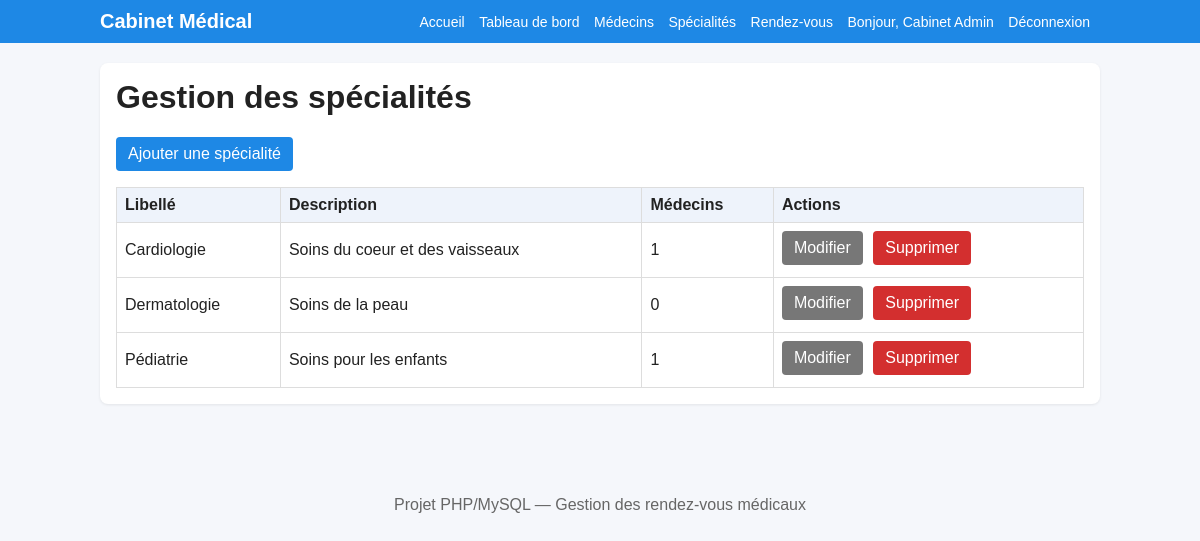
Screenshot of /admin/specialites/liste.php (signed in) with the database file from the repository.
### tables this page shows
CREATE TABLE specialites (
    id INT AUTO_INCREMENT PRIMARY KEY,
    libelle VARCHAR(100) NOT NULL,
    description TEXT
);

### includes/fonctions.php (called while the page is built, shortened)
<?php
function e($value) {
    return htmlspecialchars($value ?? '', ENT_QUOTES, 'UTF-8');
}
?>

### admin/specialites/liste.php (the view, shortened to what this page needs)
<?php
require_once __DIR__ . '/../../config/database.php';
require_once __DIR__ . '/../../includes/header.php';
$specialites = $pdo->query('SELECT s.*, (SELECT COUNT(*) FROM medecins m WHERE m.id_specialite=s.id) AS nb_medecins FROM specialites s ORDER BY libelle')->fetchAll();
?>
<div class="card">
    <h1>Gestion des spécialités</h1>
    <p><a class="btn" href="ajouter.php">Ajouter une spécialité</a></p>
    <table><tr><th>Libellé</th><th>Description</th><th>Médecins</th><th>Actions</th></tr>
    <?php foreach ($specialites as $s): ?><tr>
        <td><?php echo e($s['libelle']); ?></td>
        <td><?php echo e($s['description']); ?></td>
        <td><?php echo e($s['nb_medecins']); ?></td>
        <td class="actions">
            <a class="btn btn-secondary" href="modifier.php?id=<?php echo $s['id']; ?>">Modifier</a>
            <a class="btn btn-danger" href="liste.php?supprimer=<?php echo $s['id']; ?>" onclick="return confirm('Supprimer cette spécialité ?');">Supprimer</a>
        </td>
    </tr><?php endforeach; ?></table>
</div>
<?php require_once __DIR__ . '/../../includes/footer.php'; ?>

### assets/css/style.css (style rules this page uses)
* { box-sizing: border-box; }
body { margin: 0; font-family: Arial, sans-serif; background: #f5f7fb; color: #222; }
.card { background: #fff; padding: 16px; border-radius: 8px; margin-bottom: 16px; box-shadow: 0 1px 3px rgba(0,0,0,0.08); }
h1, h2, h3 { margin-top: 0; }
table { width: 100%; border-collapse: collapse; background: #fff; }
th, td { border: 1px solid #ddd; padding: 8px; text-align: left; }
th { background: #eef3fb; }
button, .btn { background: #1e88e5; color: #fff; border: none; cursor: pointer; padding: 8px 12px; display: inline-block; width: auto; text-decoration: none; border-radius: 4px; }
.btn-secondary { background: #777; }
.btn-danger { background: #d32f2f; }
.actions a, .actions form { display: inline-block; margin-right: 6px; margin-bottom: 4px; }

### rows the page displays
specialites: libelle "Cardiologie", description "Soins du coeur et des vaisseaux", nb_medecins "1"
specialites: libelle "Dermatologie", description "Soins de la peau", nb_medecins "0"
specialites: libelle "Pédiatrie", description "Soins pour les enfants", nb_medecins "1"

### other values shown
$user['prenom'] . ' ' . $user['nom'] "Cabinet Admin"
